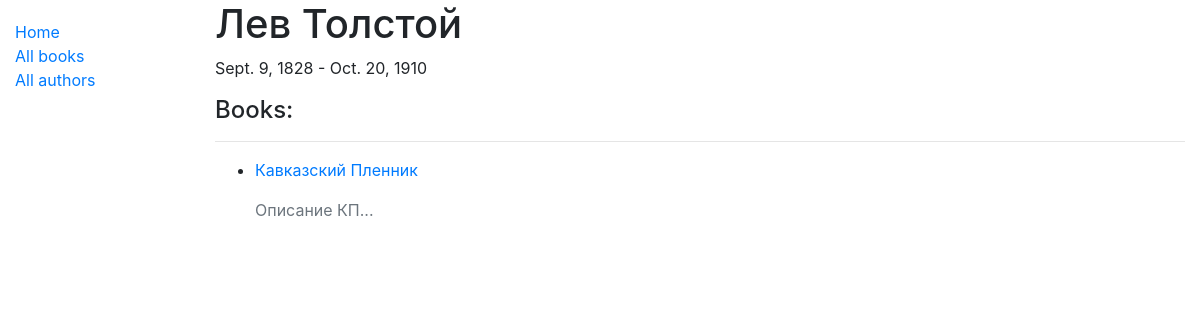
The page /catalog/authors/2 on the database its author committed.
### catalog/models.py (models this page shows, shortened)
class Author(models.Model):
    first_name = models.CharField(max_length=50)
    last_name = models.CharField(max_length=50)
    date_of_birth = models.DateField(null=True, blank=True)
    date_of_death = models.DateField('Died', null=True, blank=True)
    def __str__(self):
        return '%s %s' % (self.first_name, self.last_name)

class Book(models.Model):
    title = models.CharField(max_length=80, help_text="Enter a book name here")
    author = models.ForeignKey('Author', on_delete=models.SET_NULL, null=True)
    language = models.ForeignKey('Language', on_delete=models.SET_NULL, null=True)
    summary = models.TextField(max_length=1000, help_text="Enter a description of the book")
    isbn = models.CharField('ISBN', max_length=13,
                            help_text='13 Character <a href="https://www.isbn-international.org/content/what-isbn">ISBN number</a>')
    genre = models.ManyToManyField(Genre, help_text="Select a genre for this book")
    def __str__(self):
        return self.title
    def get_absolute_url(self):
        return reverse('book-detail', args=[str(self.id)])

### catalog/views.py (the view)
# urls.py: path('authors/<pk>', views.AuthorDetailView.as_view(), name='author-detail')
class AuthorDetailView(DetailView):
    model = Author
    context_object_name = 'author'
    template_name = 'authors/author_detail.html'

### catalog/templates/authors/author_detail.html (shortened to what this page needs)
{% extends 'basic.html' %}
{% block content %}
    <h1>{{ author }}</h1>
    <p>{{ author.date_of_birth }}{% if author.date_of_death %} - {{ author.date_of_death }}{% endif %}</p>
    {% if author.book_set.all %}
        <h4>Books:</h4>
        <hr>
        <ul>
            {% for book in author.book_set.all %}
                <li>
                    <p class="text text-info"><a href="{{ book.get_absolute_url }}">{{ book }}</a></p>
                    <p class="text text-muted">{{ book.summary }}</p>
                </li>
            {% endfor %}
        </ul>
    {% else %}
        <p class="text text-muted">There is no books by this author</p>
    {% endif %}
{% endblock %}

### rows shown on the page
Author: first_name+last_name "Лев Толстой", date_of_birth "Sept. 9, 1828", date_of_death "Oct. 20, 1910"
Book: title "Кавказский Пленник", summary "Описание КП..."
